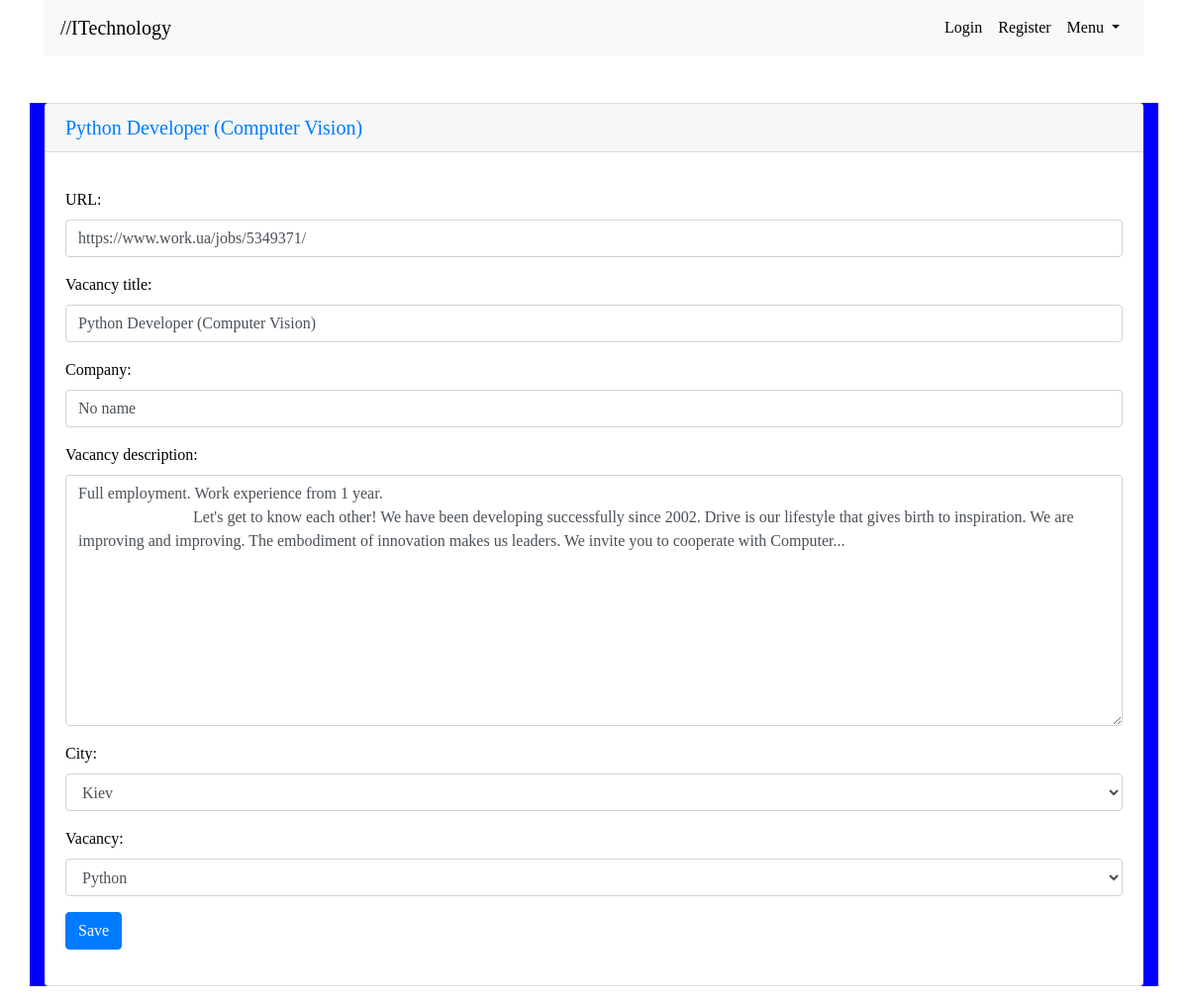
The app's page /update/1110 with its own data.
### scraping/models.py (models this page shows, shortened)
class Vacancy(models.Model):
    url = models.URLField(unique=True, max_length=1000)
    title = models.CharField(max_length=500, verbose_name='title')
    company = models.CharField(max_length=500, verbose_name='company')
    description = models.TextField(verbose_name='description')
    city = models.ForeignKey('City', on_delete=models.CASCADE,
                             verbose_name='city', related_name='vacancies')
    language = models.ForeignKey('Language', on_delete=models.CASCADE, verbose_name='language')
    timestamp = models.DateField(auto_now_add=True)
    class Meta:
        verbose_name = 'Vacancy'
        verbose_name_plural = 'Vacancies'
        ordering = ['-timestamp', ]

### scraping/views.py (the view)
# urls.py: path('update/<int:pk>', VUpdate.as_view(), name='update'),
class VUpdate(UpdateView):
    model = Vacancy
    form_class = VForm
    template_name = 'scraping/create.html'
    success_url = reverse_lazy('scraping:home')

### scraping/forms.py
class VForm(forms.ModelForm):
    city = forms.ModelChoiceField(
        queryset=City.objects.all(),
        widget=forms.Select(
            attrs={'class': 'form-control'}
        ),
        label='City'
    )
    language = forms.ModelChoiceField(
        queryset=Language.objects.all(),
        widget=forms.Select(
            attrs={'class': 'form-control'}
        ),
        label='Vacancy'
    )
    url = forms.CharField(label='URL', widget=forms.URLInput(
        attrs={'class': 'form-control'}))
    title = forms.CharField(label='Vacancy title', widget=forms.TextInput(
        attrs={'class': 'form-control'}))
    company = forms.CharField(label='Company', widget=forms.TextInput(
        attrs={'class': 'form-control'}))
    description = forms.CharField(label='Vacancy description',
                                  widget=forms.Textarea(
                                      attrs={'class': 'form-control'}))
    class Meta:
        model = Vacancy
        fields = '__all__'

### scraping/models.py (called while the page is built)
    def __str__(self):
        return self.name

    def __str__(self):
        return self.name

### scraping/templates/scraping/create.html (shortened to what this page needs)
{% extends 'scraping/base.html' %}
{% block content %}
    <div class="card my-3" id="brand">
        <h5 class="card-header"><a href="{{ object.url }}">{{ object.title }}</a></h5>
          <div class="card-body">
            <p class="card-text">
                <form method="post">
                    {{ form.as_p }}
                    <button type="submit" class="btn btn-primary">Save</button>
                </form>
            </p>
          </div>
      </div>
{% endblock content %}

### static/css/main.css (style rules this page uses)
#brand { font-family: better-vcr; color: black; }
body { margin: 0; padding: 0; overflow: hidden; }

### records on screen
Vacancy: title "Python Developer (Computer Vision)", url "https://www.work.ua/jobs/5349371/", company "No name", description "Full employment. Work experience from 1 year. Let's get to know each other! We have been developing successfully since 2002. Drive is our lifestyle that gives birth to inspiration. We are improving and improving. The embodiment of innovation makes us leaders. We invite you to cooperate with Computer...", city "Kiev", language "Python"
